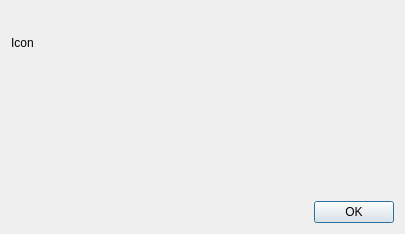
<ui version="4.0" >
 <class>AboutQPeerCastYP</class>
 <widget class="QDialog" name="AboutQPeerCastYP" >
  <property name="geometry" >
   <rect>
    <x>0</x>
    <y>0</y>
    <width>405</width>
    <height>234</height>
   </rect>
  </property>
  <property name="windowTitle" >
   <string>QPeerCastYP について</string>
  </property>
  <layout class="QGridLayout" >
   <item row="0" column="0" >
    <layout class="QVBoxLayout" >
     <item>
      <widget class="QLabel" name="iconLabel" >
       <property name="sizePolicy" >
        <sizepolicy vsizetype="Fixed" hsizetype="Maximum" >
         <horstretch>0</horstretch>
         <verstretch>0</verstretch>
        </sizepolicy>
       </property>
       <property name="minimumSize" >
        <size>
         <width>64</width>
         <height>64</height>
        </size>
       </property>
       <property name="text" >
        <string>Icon</string>
       </property>
      </widget>
     </item>
     <item>
      <spacer>
       <property name="orientation" >
        <enum>Qt::Vertical</enum>
       </property>
       <property name="sizeHint" >
        <size>
         <width>20</width>
         <height>40</height>
        </size>
       </property>
      </spacer>
     </item>
    </layout>
   </item>
   <item row="0" column="1" >
    <widget class="QLabel" name="label" >
     <property name="sizePolicy" >
      <sizepolicy vsizetype="Preferred" hsizetype="Expanding" >
       <horstretch>0</horstretch>
       <verstretch>0</verstretch>
      </sizepolicy>
     </property>
     <property name="textFormat" >
      <enum>Qt::RichText</enum>
     </property>
     <property name="alignment" >
      <set>Qt::AlignLeading|Qt::AlignLeft|Qt::AlignTop</set>
     </property>
     <property name="wordWrap" >
      <bool>true</bool>
     </property>
    </widget>
   </item>
   <item row="1" column="0" colspan="2" >
    <widget class="QDialogButtonBox" name="buttonBox" >
     <property name="orientation" >
      <enum>Qt::Horizontal</enum>
     </property>
     <property name="standardButtons" >
      <set>QDialogButtonBox::Ok</set>
     </property>
    </widget>
   </item>
  </layout>
 </widget>
 <resources/>
 <connections>
  <connection>
   <sender>buttonBox</sender>
   <signal>accepted()</signal>
   <receiver>AboutQPeerCastYP</receiver>
   <slot>accept()</slot>
   <hints>
    <hint type="sourcelabel" >
     <x>236</x>
     <y>236</y>
    </hint>
    <hint type="destinationlabel" >
     <x>157</x>
     <y>163</y>
    </hint>
   </hints>
  </connection>
  <connection>
   <sender>buttonBox</sender>
   <signal>rejected()</signal>
   <receiver>AboutQPeerCastYP</receiver>
   <slot>reject()</slot>
   <hints>
    <hint type="sourcelabel" >
     <x>304</x>
     <y>236</y>
    </hint>
    <hint type="destinationlabel" >
     <x>286</x>
     <y>163</y>
    </hint>
   </hints>
  </connection>
 </connections>
</ui>
